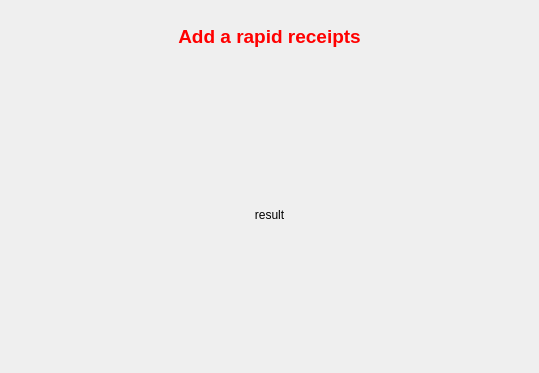
<?xml version="1.0" encoding="UTF-8"?>
<ui version="4.0">
 <class>PreferedReceiptsWidget</class>
 <widget class="QWidget" name="PreferedReceiptsWidget">
  <property name="geometry">
   <rect>
    <x>0</x>
    <y>0</y>
    <width>539</width>
    <height>373</height>
   </rect>
  </property>
  <property name="windowTitle">
   <string>prefered receipt</string>
  </property>
  <layout class="QGridLayout" name="gridLayout_2">
   <item row="0" column="0">
    <layout class="QGridLayout" name="gridLayout">
     <item row="0" column="0">
      <widget class="QLabel" name="infoLabel">
       <property name="minimumSize">
        <size>
         <width>400</width>
         <height>50</height>
        </size>
       </property>
       <property name="font">
        <font>
         <pointsize>14</pointsize>
         <weight>75</weight>
         <bold>true</bold>
        </font>
       </property>
       <property name="styleSheet">
        <string notr="true">color: rgb(255, 0, 0);</string>
       </property>
       <property name="text">
        <string>Add a rapid receipts</string>
       </property>
       <property name="alignment">
        <set>Qt::AlignCenter</set>
       </property>
      </widget>
     </item>
     <item row="1" column="0">
      <spacer name="verticalSpacer">
       <property name="orientation">
        <enum>Qt::Vertical</enum>
       </property>
       <property name="sizeHint" stdset="0">
        <size>
         <width>20</width>
         <height>40</height>
        </size>
       </property>
      </spacer>
     </item>
     <item row="2" column="0">
      <widget class="QLabel" name="resultLabel">
       <property name="minimumSize">
        <size>
         <width>400</width>
         <height>50</height>
        </size>
       </property>
       <property name="text">
        <string>result</string>
       </property>
       <property name="alignment">
        <set>Qt::AlignCenter</set>
       </property>
       <property name="wordWrap">
        <bool>true</bool>
       </property>
      </widget>
     </item>
     <item row="3" column="0">
      <spacer name="verticalSpacer_2">
       <property name="orientation">
        <enum>Qt::Vertical</enum>
       </property>
       <property name="sizeHint" stdset="0">
        <size>
         <width>20</width>
         <height>40</height>
        </size>
       </property>
      </spacer>
     </item>
    </layout>
   </item>
  </layout>
 </widget>
 <resources/>
 <connections/>
</ui>
